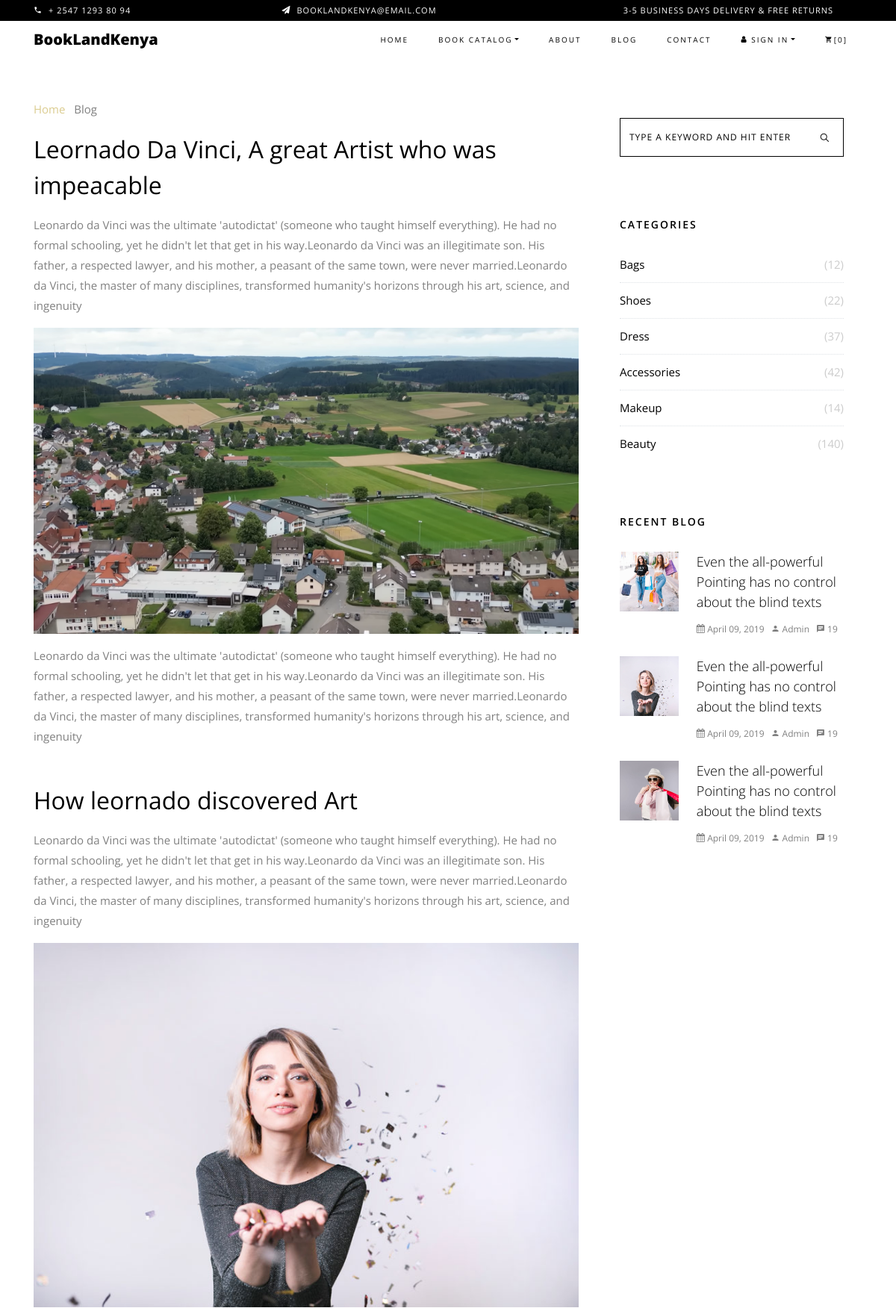
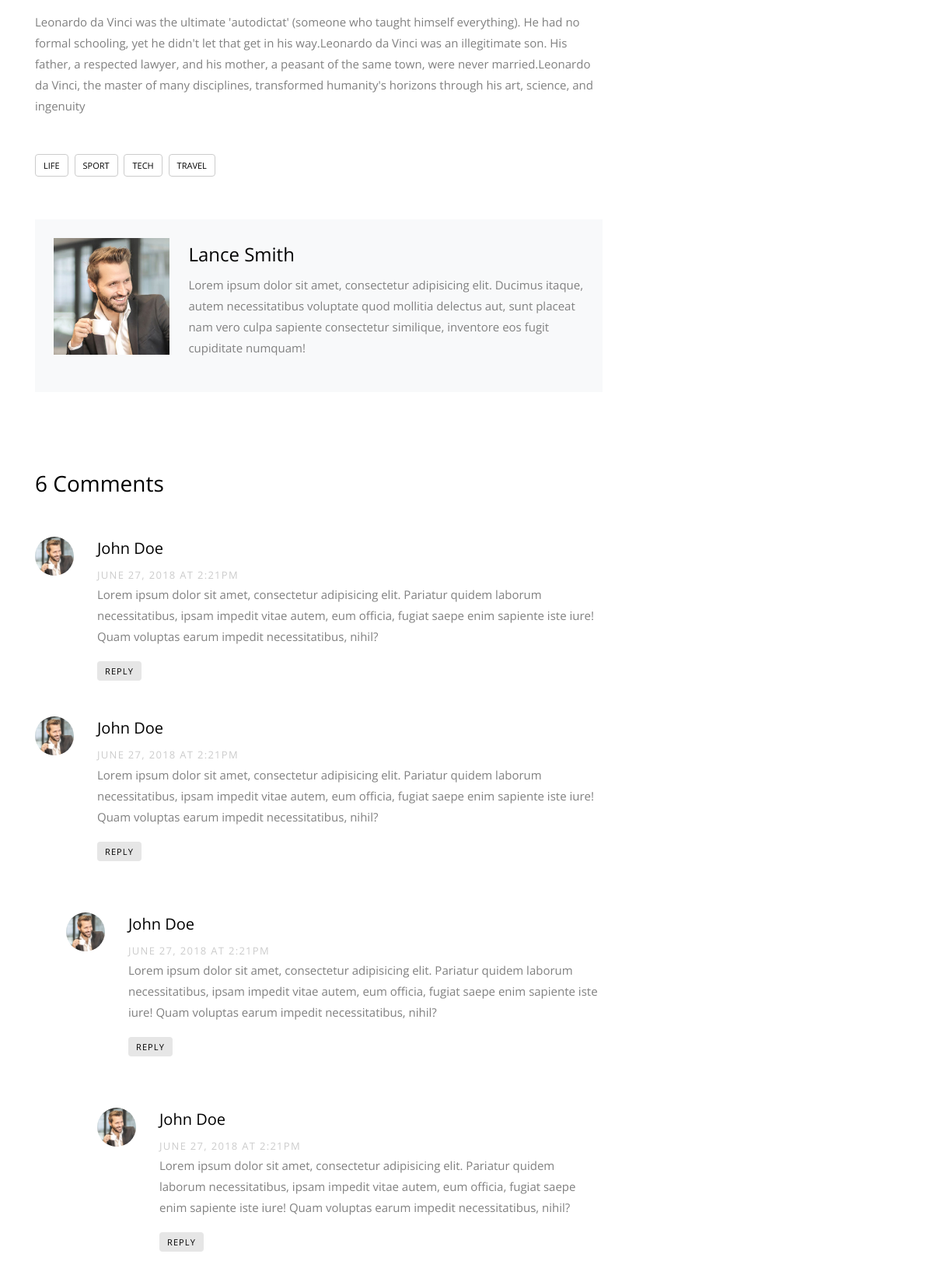
Page /blog_details/1/ (upper part) on the committed database (2 pictures, top to bottom).
### bookshopstore/models.py (models this page shows, shortened)
class Blog(models.Model):
    tag = models.ForeignKey(Tag, on_delete=models.CASCADE)
    title = models.CharField(max_length=200, blank=True)
    description = models.TextField(max_length=2000, blank=True)
    date = models.DateField(default=datetime.datetime.today)
    image = models.ImageField(upload_to='blogs', default='blog.jpg')

### bookshopstore/views.py (the view)
# urls.py: path('blog_details/<id>/', views.blog_details, name="blog_details"),
def blog_details(request, id):
    blog = Blog.objects.get(id=id)
    return render(request, 'blog_details.html', {'blog': blog})

### bookshopstore/templates/blog_details.html (shortened to what this page needs)
{% extends 'layout.html' %}
{% load static %}
{% block body %}
<section class="ftco-section ftco-degree-bg">
      <div class="container">
        <div class="row">
          <div class="col-lg-8 ftco-animate">
            <p class="breadcrumbs"><span class="mr-2"><a href="index.html">Home</a></span> <span>Blog</span> </p>
						<h2 class="mb-3">{{ blog.title }}</h2>
            <p>{{ blog.description }}</p>
            <p>
              <img src="/media/{{ blog.image }}" alt="" class="img-fluid">
            </p>
            <p>{{ blog.description }}</p>
            <h2 class="mb-3 mt-5">How leornado discovered Art</h2>
            <p>{{ blog.description }}</p>
            <p>
              <img src="images/image_2.jpg" alt="" class="img-fluid">
            </p>
          <p>{{ blog.description }}</p>
            <div class="tag-widget post-tag-container mb-5 mt-5">
              <div class="tagcloud">
                <a href="#" class="tag-cloud-link">Life</a>
                <a href="#" class="tag-cloud-link">Sport</a>
                <a href="#" class="tag-cloud-link">Tech</a>
                <a href="#" class="tag-cloud-link">Travel</a>
              </div>
            </div>
            <div class="about-author d-flex p-4 bg-light">
              <div class="bio align-self-md-center mr-4">
                <img src="{% static 'images/person_1.jpg' %}" alt="Image placeholder" class="img-fluid mb-4">
              </div>
              <div class="desc align-self-md-center">
                <h3>Lance Smith</h3>
                <p>Lorem ipsum dolor sit amet, consectetur adipisicing elit. Ducimus itaque, autem necessitatibus voluptate quod mollitia delectus aut, sunt placeat nam vero culpa sapiente consectetur similique, inventore eos fugit cupiditate numquam!</p>
              </div>
            </div>
            <div class="pt-5 mt-5">
              <h3 class="mb-5">6 Comments</h3>
              <ul class="comment-list">
                <li class="comment">
                  <div class="vcard bio">
                    <img src="{% static 'images/person_1.jpg' %}" alt="Image placeholder">
                  </div>
                  <div class="comment-body">
                    <h3>John Doe</h3>
                    <div class="meta">June 27, 2018 at 2:21pm</div>
                    <p>Lorem ipsum dolor sit amet, consectetur adipisicing elit. Pariatur quidem laborum necessitatibus, ipsam impedit vitae autem, eum officia, fugiat saepe enim sapiente iste iure! Quam voluptas earum impedit necessitatibus, nihil?</p>
                    <p><a href="#" class="reply">Reply</a></p>
                  </div>
                </li>
                <li class="comment">
                  <div class="vcard bio">
                    <img src="images/person_1.jpg" alt="Image placeholder">
                  </div>
                  <div class="comment-body">
                    <h3>John Doe</h3>
                    <div class="meta">June 27, 2018 at 2:21pm</div>
                    <p>Lorem ipsum dolor sit amet, consectetur adipisicing elit. Pariatur quidem laborum necessitatibus, ipsam impedit vitae autem, eum officia, fugiat saepe enim sapiente iste iure! Quam voluptas earum impedit necessitatibus, nihil?</p>
                    <p><a href="#" class="reply">Reply</a></p>
                  </div>
                  <ul class="children">
                    <li class="comment">
                      <div class="vcard bio">
                        <img src="images/person_1.jpg" alt="Image placeholder">
                      </div>
                      <div class="comment-body">
                        <h3>John Doe</h3>
                        <div class="meta">June 27, 2018 at 2:21pm</div>
                        <p>Lorem ipsum dolor sit amet, consectetur adipisicing elit. Pariatur quidem laborum necessitatibus, ipsam impedit vitae autem, eum officia, fugiat saepe enim sapiente iste iure! Quam voluptas earum impedit necessitatibus, nihil?</p>
                        <p><a href="#" class="reply">Reply</a></p>
                      </div>
                      <ul class="children">
                        <li class="comment">
                          <div class="vcard bio">
                            <img src="images/person_1.jpg" alt="Image placeholder">
                          </div>
                          <div class="comment-body">
                            <h3>John Doe</h3>
                            <div class="meta">June 27, 2018 at 2:21pm</div>
                            <p>Lorem ipsum dolor sit amet, consectetur adipisicing elit. Pariatur quidem laborum necessitatibus, ipsam impedit vitae autem, eum officia, fugiat saepe enim sapiente iste iure! Quam voluptas earum impedit necessitatibus, nihil?</p>
                            <p><a href="#" class="reply">Reply</a></p>
                          </div>
                            <ul class="children">
                            </ul>
                        </li>
                      </ul>
                    </li>
                  </ul>
                </li>
              </ul>
            </div>
          </div>
          <div class="col-lg-4 sidebar ftco-animate">
            <div class="sidebar-box">
              <form action="#" class="search-form">
                <div class="form-group">
                  <span class="icon ion-ios-search"></span>
                  <input type="text" class="form-control" placeholder="Type a keyword and hit enter">
                </div>
              </form>
            </div>
            <div class="sidebar-box ftco-animate">
            	<h3 CLASS="heading">Categories</h3>
              <ul class="categories">
                <li><a href="#">Bags <span>(12)</span></a></li>
                <li><a href="#">Shoes <span>(22)</span></a></li>
                <li><a href="#">Dress <span>(37)</span></a></li>
                <li><a href="#">Accessories <span>(42)</span></a></li>
                <li><a href="#">Makeup <span>(14)</span></a></li>
                <li><a href="#">Beauty <span>(140)</span></a></li>
              </ul>
            </div>
            <div class="sidebar-box ftco-animate">
              <h3 CLASS="heading">Recent Blog</h3>
              <div class="block-21 mb-4 d-flex">
                <a class="blog-img mr-4" style="background-image: url({% static 'images/image_1.jpg' %});"></a>
                <div class="text">
                  <h3 class="heading-1"><a href="#">Even the all-powerful Pointing has no control about the blind texts</a></h3>
                  <div class="meta">
                    <div><a href="#"><span class="icon-calendar"></span> April 09, 2019</a></div>
                    <div><a href="#"><span class="icon-person"></span> Admin</a></div>
                    <div><a href="#"><span class="icon-chat"></span> 19</a></div>
                  </div>
                </div>
              </div>
              <div class="block-21 mb-4 d-flex">
                <a class="blog-img mr-4" style="background-image: url(images/image_2.jpg);"></a>
                <div class="text">
                  <h3 class="heading-1"><a href="#">Even the all-powerful Pointing has no control about the blind texts</a></h3>
                  <div class="meta">
                    <div><a href="#"><span class="icon-calendar"></span> April 09, 2019</a></div>
                    <div><a href="#"><span class="icon-person"></span> Admin</a></div>
                    <div><a href="#"><span class="icon-chat"></span> 19</a></div>
                  </div>
                </div>
              </div>
              <div class="block-21 mb-4 d-flex">
                <a class="blog-img mr-4" style="background-image: url(images/image_3.jpg);"></a>
                <div class="text">
                  <h3 class="heading-1"><a href="#">Even the all-powerful Pointing has no control about the blind texts</a></h3>
                  <div class="meta">
                    <div><a href="#"><span class="icon-calendar"></span> April 09, 2019</a></div>
                    <div><a href="#"><span class="icon-person"></span> Admin</a></div>
                    <div><a href="#"><span class="icon-chat"></span> 19</a></div>
                  </div>
                </div>
              </div>
            </div>
          </div>
        </div>
      </div>
    </section>
{% endblock %}

### bookshopstore/static/css/icomoon.css (style rules this page uses)
[class^="icon-"], [class*=" icon-"] { font-family: 'icomoon' !important; speak: none; font-style: normal; font-weight: normal; font-variant: normal; text-transform: none; line-height: 1; -webkit-font-smoothing: antialiased; -moz-osx-font-smoothing: grayscale; }
.icon-calendar:before { content: "\f073"; }
.icon-chat:before { content: "\e0b7"; }
.icon-person:before { content: "\e7fd"; }

### rows in the picture
Blog: title "Leornado Da Vinci, A great Artist who was impeacable", description "Leonardo da Vinci was the ultimate 'autodictat' (someone who taught himself everything). He had no formal schooling, yet he didn't let that get in his way.Leonardo da Vinci was an illegitimate son. His father, a respected lawyer, and his mother, a peasant of the same town, were never married.Leonardo da Vinci, the master of many disciplines, transformed humanity's horizons through his art, science, and ingenuity", image (picture)
